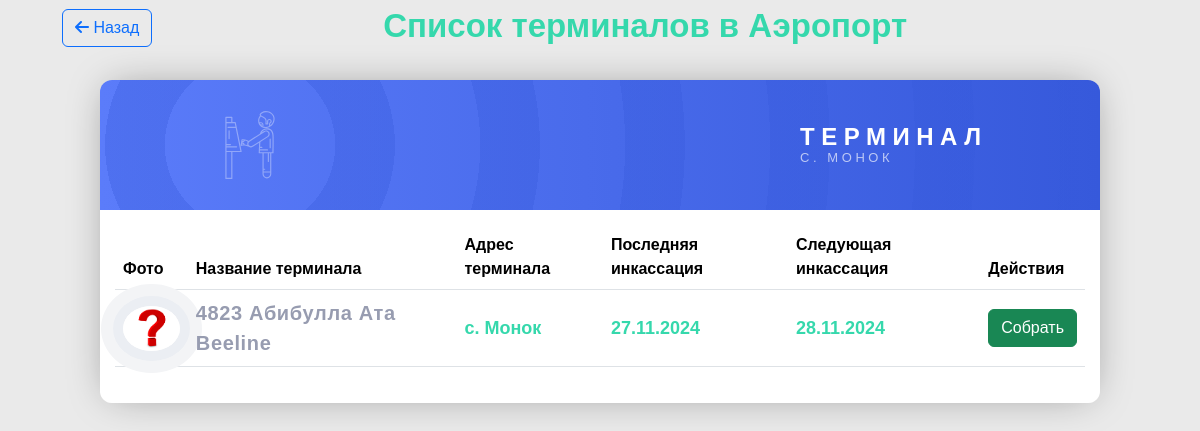
/terminal/5/, run on an earlier commit of the app's database.
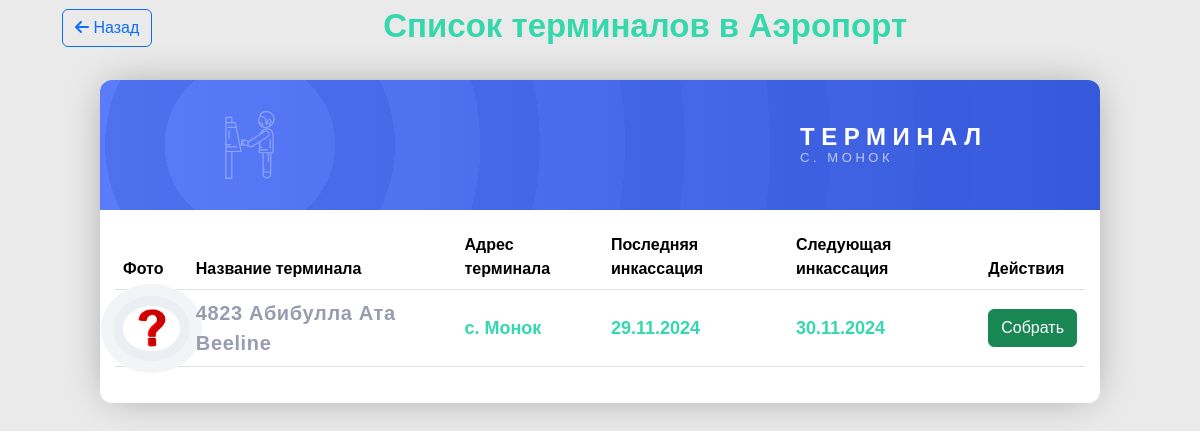
And on a later commit of the database.
### apps/core/models.py (models this page shows, shortened)
class Terminal(models.Model):
    name = models.CharField(max_length=255, unique=True, verbose_name='Название терминала')
    photo = models.ImageField(verbose_name='Фото здания терминала', blank=True, null=True, upload_to='terminals/')
    region = models.ForeignKey(Region, on_delete=models.CASCADE, verbose_name='Регион', related_name='terminals')
    address = models.TextField(verbose_name='Адрес терминала')
    rent = models.DecimalField(max_digits=10, decimal_places=2, verbose_name="Аренда", default=1000)
    latitude = models.DecimalField(max_digits=9, decimal_places=6, verbose_name='Широта')
    longitude = models.DecimalField(max_digits=9, decimal_places=6, verbose_name='Долгота')

class Region(models.Model):
    name = models.CharField(max_length=255, unique=True, verbose_name='Название региона')
    created = models.DateTimeField(auto_now_add=True, verbose_name='Создано', blank=True, null=True)
    slug = models.SlugField(max_length=255, unique=True, db_index=True,)
    class Meta:
        verbose_name = 'Регион'
        verbose_name_plural = 'Регионы'

class Incassation(models.Model):
    terminal = models.ForeignKey(
        Terminal,
        on_delete=models.CASCADE,
        verbose_name="Терминал",
        related_name="incassations"
    )
    last_collected = models.DateField(
        verbose_name="Дата последней инкассации",
        default=now
    )
    interval_days = models.PositiveIntegerField(
        verbose_name="Интервал дней для инкассации",
        default=30
    )
    next_collection = models.DateField(
        verbose_name="Дата следующей инкассации",
        blank=True,
        null=True
    )

### apps/core/views.py (the view)
# urls.py: path('terminal/<int:pk>/', views.terminal_detail, name='terminal_detail'),
def terminal_detail(request, pk):
    terminal = get_object_or_404(Terminal, pk=pk)
    last_incassation = terminal.incassations.order_by('-last_collected').first()
    today = timezone.now().date()
    collection_due = last_incassation and last_incassation.next_collection <= today if last_incassation else False
    context = {
        'terminal': terminal,
        'last_incassation': last_incassation,  # Передаём объект инкассации
        'collection_due': collection_due,
    }
    return render(request, 'terminal_detail.html', context)

### templates/terminal_detail.html (shortened to what this page needs)
{% extends 'include/base.html' %}
{% load static %}
{% block content %}
<body class="terminals_leaderboard_body terminal_detail_leaderboard_body">
  <main class="container page_title navigation d-flex align-items-center justify-content-between w-100 mt-4">
    <a class="btn btn-outline-primary rounded mb-3" href="{% url 'terminals' terminal.region.slug %}"><i class="fa-solid fa-arrow-left"></i> Назад</a>
  <h1 class="terminal_detail__title">Список терминалов в {{ terminal.region.name }}</h1>
  </main>
  <section class="terminal_detail">
    <article class="terminals_leaderboard terminals_detail_leaderboard">
      <header>
        <img src="{% static 'img/atm.svg' %}" alt="ATM Icon" class="terminals_leaderboard__icon">
        <h1 class="terminals_leaderboard__title">
          <span class="terminals_leaderboard__title--top">Терминал</span>
          <span class="terminals_leaderboard__title--bottom">{{ terminal.address }}</span>
        </h1>
      </header>
      <main class="terminals_leaderboard__profiles">
        <article class="terminals_detail_leaderboard__profile">
          <table class="terminal_detail_leaderboard__table table">
            <thead>
              <tr>
                <th>Фото</th>
                <th>Название терминала</th>
                <th>Адрес терминала</th>
                <th>Последняя инкассация</th>
                <th>Следующая инкассация</th>
                <th>Действия</th>
              </tr>
            </thead>
            <tbody>
              <tr>
                <td class="align-middle">
                  <img src="{% if terminal.photo %}{{ terminal.photo.url }}{% else %}{% static 'img/question.jpg' %}{% endif %}"
                       alt="Фото терминала" class="terminals_leaderboard__picture">
                </td>
                <td class="terminals_leaderboard__name align-middle">{{ terminal.name }}</td>
                <td class="terminals_leaderboard__value align-middle">{{ terminal.address }}</td>
                <td class="terminals_leaderboard__value align-middle">
                  {% if last_incassation %}
            {{ last_incassation.last_collected|date:"d.m.Y" }}
        {% else %}
            Нет данных
        {% endif %}
                </td>
                <td class="terminals_leaderboard__value align-middle">
                  {% if last_incassation and last_incassation.next_collection %}
            {{ last_incassation.next_collection|date:"d.m.Y" }}
        {% else %}
            Не назначено
        {% endif %}
                </td>
                <td class="terminals_leaderboard__value align-middle">
                  <form method="post" action="{% url 'collect_cash' terminal.id %}">
                    <button type="submit" class="btn btn-success">Собрать</button>
                </form>
                </td>
              </tr>
            </tbody>
          </table>
        </article>
      </main>
    </article>
    <div id="map"></div>
  </section>
</body>
{% endblock %}

### templates/include/base.html (shortened to what this page needs)
{% load static %}
<!DOCTYPE HTML>
<html lang="ru">
  <head>
    <link rel="stylesheet" href="{% static 'css/main.css' %}">
    <link rel="stylesheet" href="{% static 'css/terminals.css' %}">
    <link rel="stylesheet" href="{% static 'css/media.css' %}">
    <link rel="stylesheet" href="https://cdnjs.cloudflare.com/ajax/libs/font-awesome/6.7.1/css/all.min.css" />
    <link href="https://cdn.jsdelivr.net/npm/bootstrap@5.3.3/dist/css/bootstrap.min.css" rel="stylesheet">
  </head>
    {% block content %}
    {% endblock %}
</html>

### static/css/terminals.css (style rules this page uses)
.terminals_leaderboard { max-width: 85%; width: 100%; border-radius: 12px; }
.terminals_leaderboard header { --start: 15%; height: 130px; background-image: repeating-radial-gradient(circle at var(--start), transparent 0%, transparent 10%, rgba(54, 89, 219, 0.33) 10%, rgba(54, 89, 219, 0.33) 17%), linear-gradient(to right, #5b7cfa, #3659db); color: #fff; position: relative; border-radius: 12px 12px 0 0; overflow: hidden; }
.terminals_leaderboard header .terminals_leaderboard__title { position: absolute; z-index: 2; top: 50%; right: calc(var(--start) * .75); transform: translateY(-50%); text-transform: uppercase; margin: 0; }
.terminals_leaderboard header .terminals_leaderboard__title span { display: block; }
.terminals_leaderboard header .terminals_leaderboard__title--top { font-size: 24px; font-weight: 700; letter-spacing: 6.5px; }
.terminals_leaderboard header .terminals_leaderboard__title--bottom { font-size: 13px; font-weight: 500; letter-spacing: 3.55px; opacity: 0.65; transform: translateY(-2px); }
.terminals_leaderboard header .terminals_leaderboard__icon { fill: #fff; opacity: 0.35; width: 68px; position: absolute; top: 50%; left: var(--start); transform: translate(-50%, -50%); }
.terminals_leaderboard__profiles { background-color: #fff; border-radius: 0 0 12px 12px; padding: 15px 15px 20px; display: grid; row-gap: 8px; }
td { transition: .2s all ease-out; }
.terminals_leaderboard__picture { max-width: 100%; width: 60px; border-radius: 50%; box-shadow: 0 0 0 10px #ebeef3, 0 0 0 22px #f3f4f6; }
.terminals_leaderboard__name { color: #979cb0 !important; font-weight: 600 !important; font-size: 20px !important; letter-spacing: 0.64px !important; }
.terminals_leaderboard__value { color: #35d8ac !important; font-weight: 700 !important; font-size: 18px !important; }
body.terminals_leaderboard_body { display: flex; justify-content: center; flex-direction: column; align-items: center; margin: 0; background-color: #eaeaea; height: 100vh; font-family: 'Source Sans Pro', sans-serif; padding: 0 50px; }
.terminals_leaderboard { box-shadow: 0 0 40px -10px rgba(0, 0, 0, 0.4); }
.terminal_detail_leaderboard_body { flex-direction: column; }
.terminal_detail { margin: 0; background-color: #eaeaea; width: 100%; height: 100vh; font-family: 'Source Sans Pro', sans-serif; display: flex; justify-content: space-between; align-items: center; flex-direction: column; padding: 15px 50px !important; }
.terminals_detail_leaderboard { max-width: 100%; }
#map { height: 400px; width: 100%; }
.terminals_detail_leaderboard__profile { display: flex; flex-direction: column; align-items: center; justify-content: center; }
.terminal_detail__title { color: #35d8ac; font-weight: 700; font-size: 33px; margin-bottom: 20px; }

What changed in the data, as far as the page shows it:
changed Incassation: last_collected "27.11.2024" → "29.11.2024"; next_collection "28.11.2024" → "30.11.2024"
